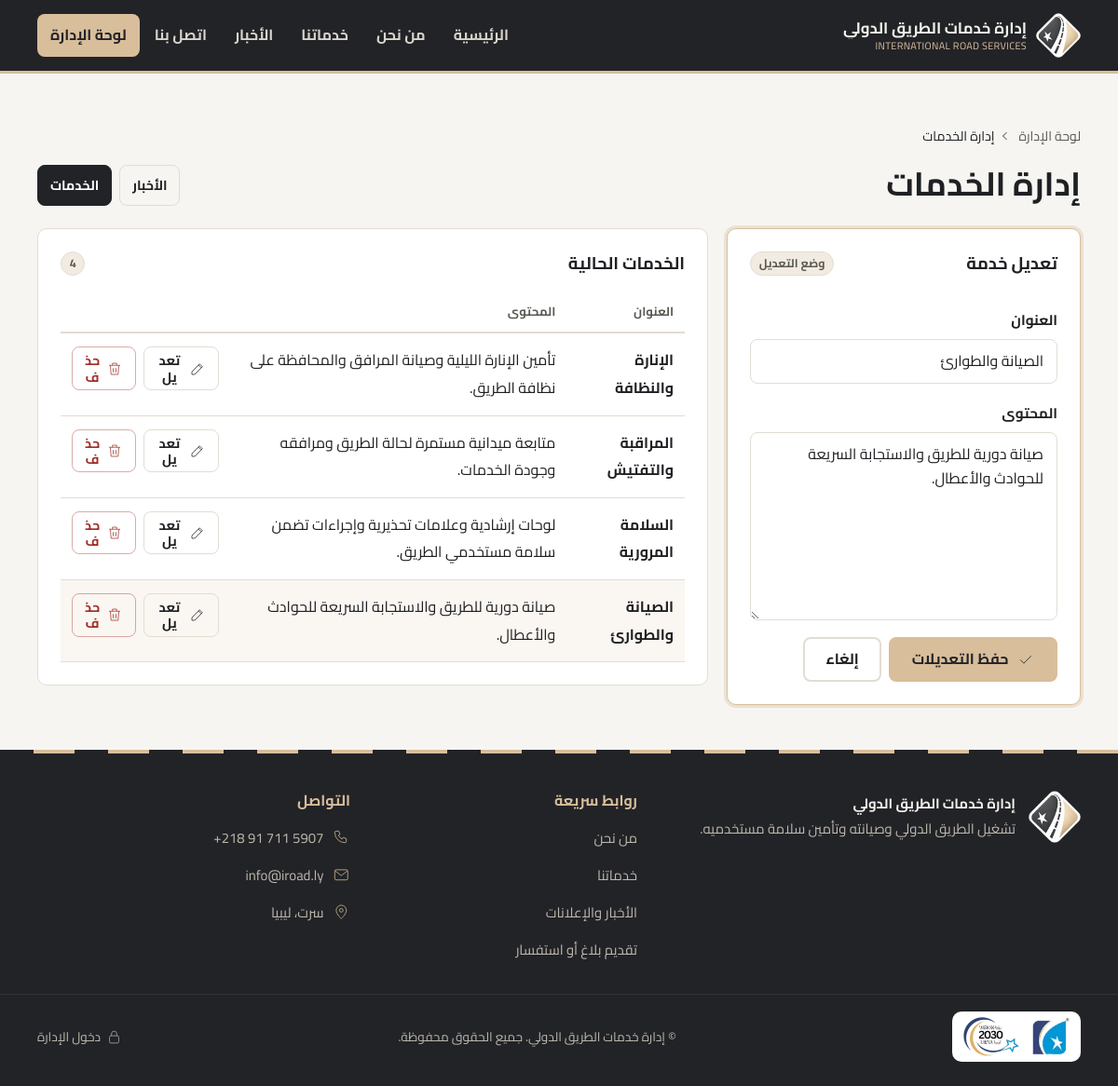
Screenshot of /admin/services?edit=1 (signed in) with the database file from the repository.
### tables this page shows
CREATE TABLE services(id integer primary key, title text, body text);

### app.py (the view, shortened to what this page needs)
@app.route("/admin/<kind>", methods=["GET", "POST"])
@login_required
def items(kind):
    if kind not in KINDS:
        abort(404)
    rows = db().execute(f"select * from {kind} order by id desc").fetchall()
    edit = db().execute(f"select * from {kind} where id=?", (request.args["edit"],)).fetchone() if request.args.get("edit") else None
    return render_template("admin_items.html", kind=kind, label=KINDS[kind], rows=rows, edit=edit)

### app.py (called while the page is built)
def db():
    if "db" not in g:
        g.db = sqlite3.connect(DB)
        g.db.row_factory = sqlite3.Row
    return g.db

@app.before_request
def csrf():
    session.setdefault("csrf", secrets.token_hex(16))
    if request.method == "POST" and request.form.get("csrf") != session["csrf"]:
        abort(400)

@app.context_processor
def inject():
    return {"site": SITE, "csrf": session.get("csrf")}

def login_required(f):
    @wraps(f)
    def w(*a, **k):
        aid = session.get("admin")
        if not aid or not db().execute("select 1 from admins where id=?", (aid,)).fetchone():
            session.pop("admin", None)
            return redirect(url_for("login"))
        return f(*a, **k)
    return w

### templates/admin_items.html (shortened to what this page needs)
{% extends "base.html" %}{% from "_macros.html" import icon %}
{% block body_class %}admin{% endblock %}
{% block content %}
{% set noun = 'خبر' if kind == 'news' else 'خدمة' %}
<section class="sec admin-sec">
  <div class="wrap">
    <nav class="crumbs crumbs-light" aria-label="مسار التنقل"><ol>
      <li><a href="{{ url_for('dashboard') }}">لوحة الإدارة</a></li><li aria-current="page">إدارة {{ label }}</li>
    </ol></nav>
    <div class="admin-h">
      <h1 class="h2">إدارة {{ label }}</h1>
      <div class="acts">
        {% for k, l in [('news','الأخبار'),('services','الخدمات')] %}
        <a class="btn btn-sm {{ 'btn-dark' if k == kind else 'btn-line' }}" href="{{ url_for('items', kind=k) }}"{% if k == kind %} aria-current="page"{% endif %}>{{ l }}</a>
        {% endfor %}
      </div>
    </div>
    <div class="admin-grid">
      <form class="form panel{{ ' is-editing' if edit }}" method="post" id="item-form">
        <div class="panel-h"><h2 class="h3">{{ ('تعديل ' ~ noun) if edit else ('إضافة ' ~ noun) }}</h2>{% if edit %}<span class="badge">وضع التعديل</span>{% endif %}</div>
        <div class="field">
          <label for="i-title">العنوان</label>
          <input id="i-title" name="title" required maxlength="200" value="{{ edit.title if edit }}">
        </div>
        <div class="field">
          <label for="i-body">المحتوى</label>
          <textarea id="i-body" name="body" rows="7" required>{{ edit.body if edit }}</textarea>
        </div>
        <div class="acts">
          <button class="btn" type="submit">{{ icon('check' if edit else 'plus') }}{{ 'حفظ التعديلات' if edit else ('إضافة ' ~ noun) }}</button>
          {% if edit %}<a class="btn btn-line" href="{{ url_for('items', kind=kind) }}">إلغاء</a>{% endif %}
        </div>
      </form>
      <div class="panel">
        <div class="panel-h"><h2 class="h3">{{ label }} الحالية</h2><span class="badge">{{ rows|length }}</span></div>
        {% if rows %}
        <table class="tbl tbl-items">
          <thead><tr><th scope="col">العنوان</th><th scope="col">المحتوى</th><th scope="col"><span class="vh">إجراءات</span></th></tr></thead>
          <tbody>
          {% for r in rows %}
          <tr class="{{ 'is-current' if edit and edit.id == r.id }}">
            <td data-label="العنوان"><b>{{ r.title }}</b></td>
            <td data-label="المحتوى">{{ r.body[:90] }}{{ '…' if r.body|length > 90 }}</td>
            <td class="cell-acts"><div class="acts">
              <a class="btn btn-sm btn-line" href="{{ url_for('items', kind=kind, edit=r.id) }}#item-form" aria-label="تعديل: {{ r.title }}">{{ icon('edit') }}تعديل</a>
              <form method="post" action="{{ url_for('delete', kind=kind, i=r.id) }}" onsubmit='return confirm({{ ("تأكيد حذف «" ~ r.title ~ "»؟")|tojson }})'><input type="hidden" name="csrf" value="{{ csrf }}">
                <button class="btn btn-sm btn-danger-line" type="submit" aria-label="حذف: {{ r.title }}">{{ icon('trash') }}حذف</button></form>
            </div></td>
          </tr>
          {% endfor %}
          </tbody>
        </table>
        {% else %}
        <div class="empty empty-sm">{{ icon('news' if kind == 'news' else 'grid') }}<p>لا توجد عناصر بعد. استخدم النموذج لإضافة أول {{ noun }}.</p></div>
        {% endif %}
      </div>
    </div>
  </div>
</section>
{% endblock %}

### templates/_macros.html (shortened to what this page needs)
{% macro icon(name, cls='') -%}
<svg class="i {{ cls }}" aria-hidden="true" focusable="false"><use href="{{ url_for('static', filename='img/icons.svg') }}#{{ name }}"/></svg>
{%- endmacro %}

### rows the page displays
services: title "الصيانة والطوارئ", body "صيانة دورية للطريق والاستجابة السريعة للحوادث والأعطال."
services: title "الإنارة والنظافة", body "تأمين الإنارة الليلية وصيانة المرافق والمحافظة على نظافة الطريق."
services: title "المراقبة والتفتيش", body "متابعة ميدانية مستمرة لحالة الطريق ومرافقه وجودة الخدمات."
services: title "السلامة المرورية", body "لوحات إرشادية وعلامات تحذيرية وإجراءات تضمن سلامة مستخدمي الطريق."

### other values shown
{{ site.name }} "إدارة خدمات الطريق الدولي"
{{ site.en }} "INTERNATIONAL ROAD SERVICES"
{{ l }} "الرئيسية" "من نحن" "خدماتنا" "الأخبار" "اتصل بنا"
{{ label }} "الخدمات"
{{ l }} "الأخبار" "الخدمات"
{{ ('تعديل ' ~ noun) if edit else ('إضافة ' ~ noun) }} "تعديل خدمة"
{{ 'حفظ التعديلات' if edit else ('إضافة ' ~ noun) }} "حفظ التعديلات"
{{ rows|length }} "4"
{{ site.phone }} "+218 91 711 5907"
{{ site.email }} "info@iroad.ly"
{{ site.address }} "سرت، ليبيا"
